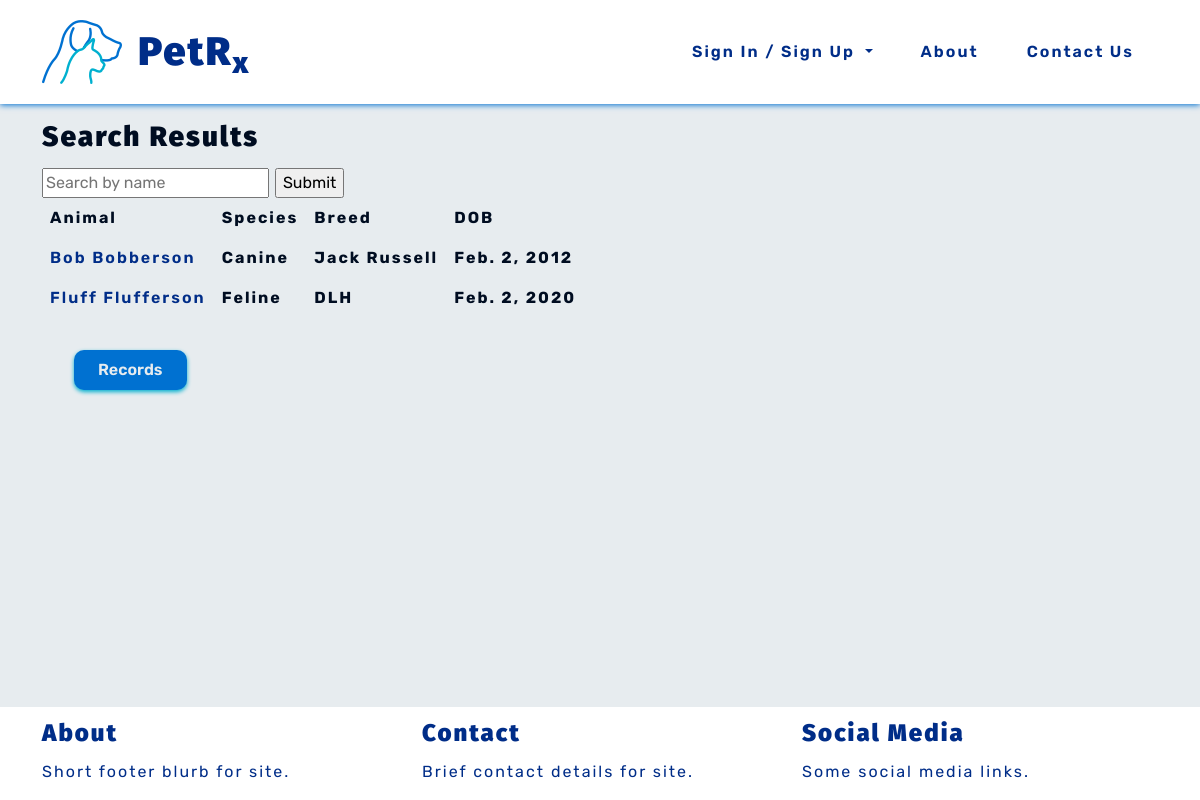
The page /records/record-search/ on the database its author committed.
### records/models.py (models this page shows)
class Record(models.Model):
    name = models.CharField(max_length=50)
    surname = models.CharField(max_length=50)
    date_of_birth = models.DateField()
    species = models.CharField(choices=SPECIES, max_length=10)
    breed = models.CharField(max_length=50)
    sex = models.CharField(choices=SEX, max_length=10)
    weight = models.DecimalField(max_digits=5, decimal_places=2)
    note = models.CharField(max_length=300, blank=True)
    def __str__(self):
        return self.name + " " + self.surname
    class Meta:
        ordering = ['surname']
        unique_together = ['name', 'surname', 'date_of_birth', 'species', 'breed', 'sex']

### records/views.py (the view)
# urls.py: path('record-search/', views.record_search, name='record_search'),
def record_search(request):
    query = request.GET.get('query')
    record_qs = Record.objects.all()
    if query is not None:
        args = Q(name__icontains=query) | Q(surname__icontains=query)
        record_qs = Record.objects.filter(args)
    context = {'record_list': record_qs}
    return render(request, 'records/record_search.html', context)

### records/templates/records/record_search.html (shortened to what this page needs)
{% extends 'base.html' %}
{% block content %}
<h3> Search Results </h3>
<form method="GET" action="{% url 'records:record_search' %}">
    <input type="text" name="query" placeholder="Search by name">
    <input type="submit">
</form>
{% if record_list %}
<table>
    <tr>
        <th>Animal</th>
        <th>Species</th>
        <th>Breed</th>
        <th>DOB</th>
    </tr>
    {% for record in record_list %}
    <tr>
        <th><a class="prescrip-links"
            href="{% url 'records:animal_profile' animal_id=record.id %}">{{ record }}</a>
        <th>{{ record.species }}</th>
        <th>{{ record.breed }}</th>
        <th>{{ record.date_of_birth }}</th>
    <tr>
        {% endfor %}
</table>
{% else %}
<p>No record found.</p>
{% endif %}
    <a class="pet-btns" href="{% url 'records:records' %}">Records</a>
{% endblock %}

### static/css/style.css (style rules this page uses)
:root { --site-white: #e7ecef; --site-black: #000d21; --site-dark-blue: #002d88; --site-light-blue: #0071d1; --site-turquoise: #00b0cf; }
html { height: 100%; }
body { font-family: "Rubik", sans-serif; color: var(--site-black); font-size: 1rem; letter-spacing: 2px; background: var(--site-white); }
h1, h2, h3, h4 { font-family: "Fira Sans", "Rubik", sans-serif; font-weight: 900; margin-top: 0.5em; margin-bottom: 0.5em; }
a { text-decoration: none; }
.prescrip-links { cursor: pointer; color: var(--site-dark-blue); font-weight: 600; margin: 0; transition: color .5s linear; }
.pet-btns { cursor: pointer; display: inline-block; background-color: var(--site-light-blue); color: var(--site-white); letter-spacing: 0px; font-weight: 600; padding: 0.5em 1.5em; margin: 2em; border: none; border-radius: 10px; box-shadow: 0 2px 4px 0 var(--site-turquoise); transition: all .2s linear; }
th, td { padding: 0.5em; }

### rows shown on the page
Record: name+surname "Bob Bobberson", species "Canine", breed "Jack Russell", date_of_birth "Feb. 2, 2012"
Record: name+surname "Fluff Flufferson", species "Feline", breed "DLH", date_of_birth "Feb. 2, 2020"
